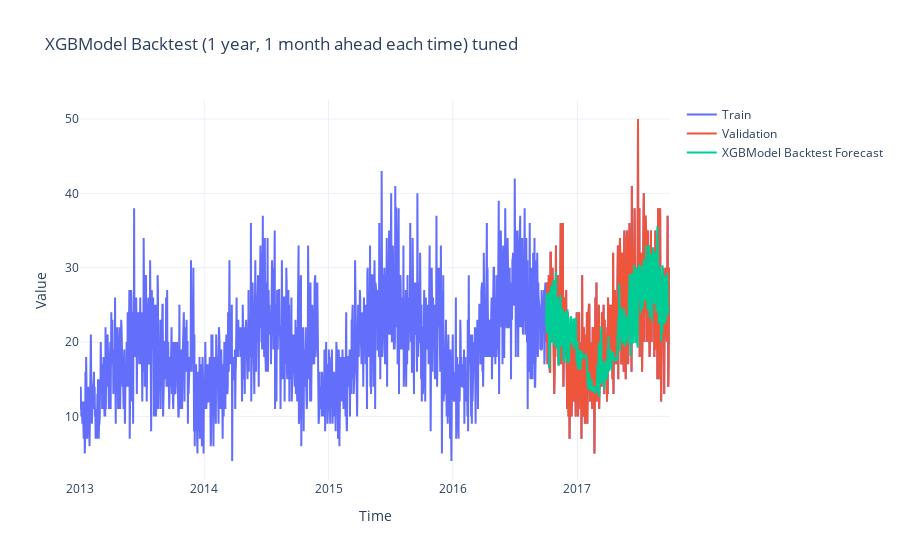

Here is the notebook cell this chart was saved with:
### Code cell
if isinstance(backtest_forecast, list):
    backtest_forecast = reduce(lambda a, b: a.concatenate(b), backtest_forecast)
 
plot_forecasts(
    train=train,
    val=actual,
    preds={'XGBModel Backtest Forecast': backtest_forecast},
    title="XGBModel Backtest (1 year, 1 month ahead each time) tuned"
)

### Figure 1 — Plotly figure (JSON) as saved in the notebook; plotly's stock layout.template omitted (floating-point values rounded to 4 significant figures; data arrays with more than 128 entries replaced by an {"elided": "..."} marker saying what was removed)
{"data": [{"line": {"width": 2}, "mode": "lines", "name": "Train", "type": "scatter", "x": {"elided": "1734 str values"}, "y": {"elided": "1734 float values"}}, {"line": {"width": 2}, "mode": "lines", "name": "Validation", "type": "scatter", "x": {"elided": "365 str values"}, "y": {"elided": "365 float values"}}, {"mode": "lines", "name": "XGBModel Backtest Forecast", "type": "scatter", "x": {"elided": "360 str values"}, "y": {"elided": "360 float values"}}], "layout": {"autosize": true, "hovermode": "x unified", "title": {"text": "XGBModel Backtest (1 year, 1 month ahead each time) tuned"}, "xaxis": {"autorange": true, "range": ["2013-01-01", "2017-09-30"], "title": {"text": "Time"}, "type": "date"}, "yaxis": {"autorange": true, "range": [1.444, 52.56], "title": {"text": "Value"}, "type": "linear"}}}
